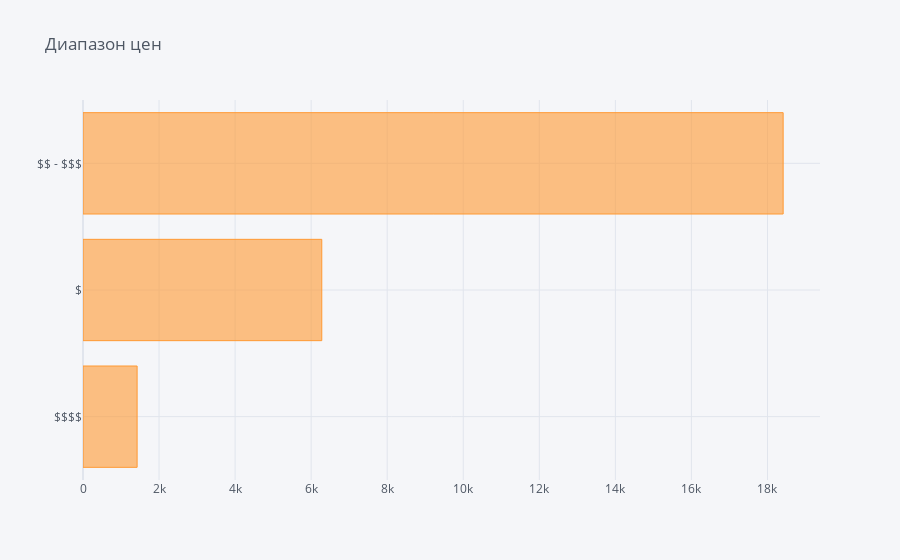

This figure's notebook cell:
### Code cell
get_gr('Price Range')

### Figure 1 — Plotly figure (JSON) as saved in the notebook; plotly's stock layout.template omitted (floating-point values rounded to 4 significant figures)
{"data": [{"marker": {"color": "rgba(255, 153, 51, 0.6)", "line": {"color": "rgba(255, 153, 51, 1.0)", "width": 1}}, "name": "Price Range", "orientation": "h", "text": "", "type": "bar", "x": [1423, 6279, 18412], "y": ["$$$$", "$", "$$ - $$$"]}], "layout": {"legend": {"bgcolor": "#F5F6F9", "font": {"color": "#4D5663"}}, "paper_bgcolor": "#F5F6F9", "plot_bgcolor": "#F5F6F9", "title": {"font": {"color": "#4D5663"}, "text": "Диапазон цен"}, "xaxis": {"gridcolor": "#E1E5ED", "showgrid": true, "tickfont": {"color": "#4D5663"}, "title": {"font": {"color": "#4D5663"}, "text": ""}, "zerolinecolor": "#E1E5ED"}, "yaxis": {"gridcolor": "#E1E5ED", "showgrid": true, "tickfont": {"color": "#4D5663"}, "title": {"font": {"color": "#4D5663"}, "text": ""}, "zerolinecolor": "#E1E5ED"}}}
